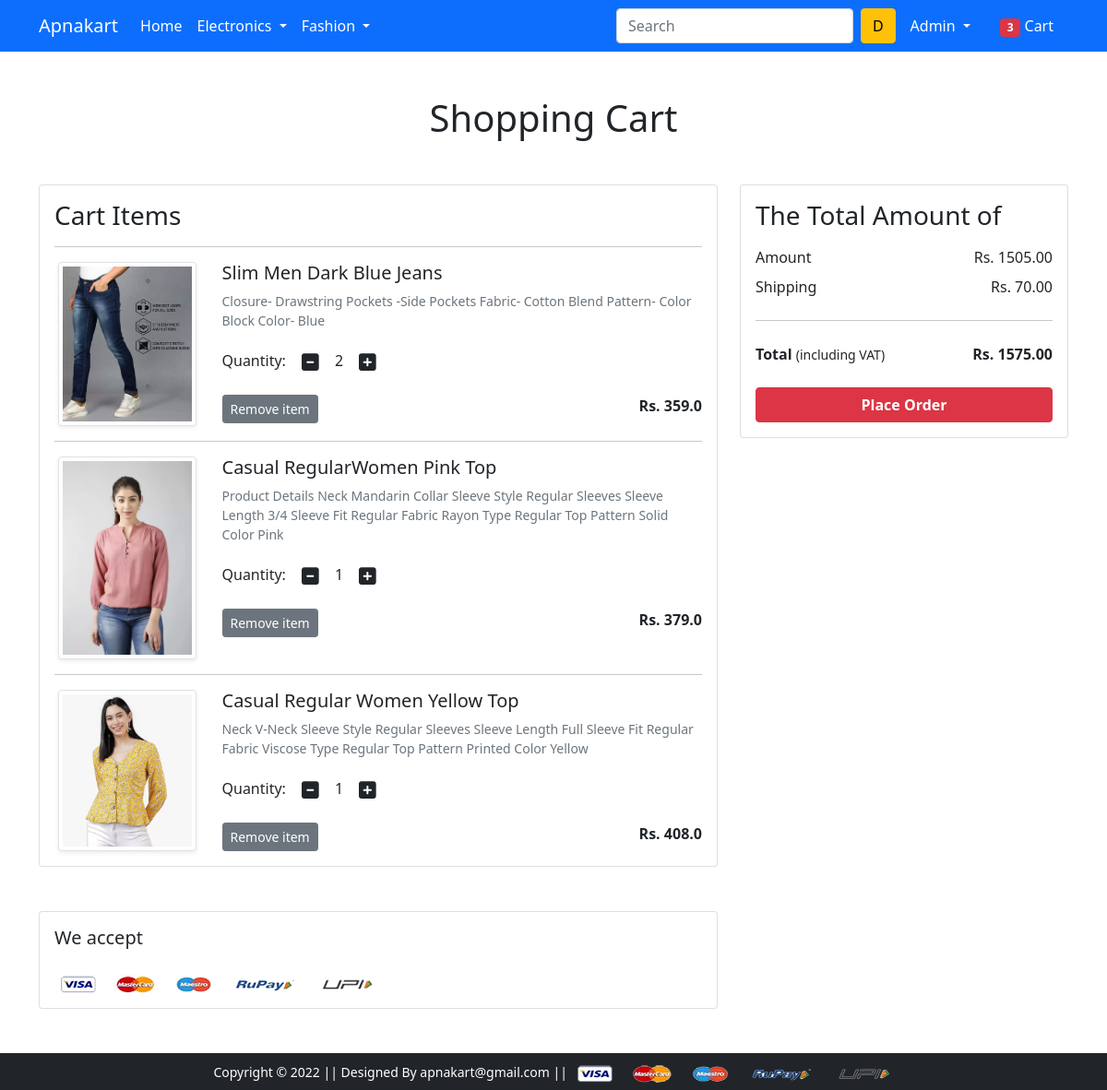
The app's page /cart/ (signed in) with its own data.
### app/models.py (models this page shows, shortened)
class Cart(models.Model):
 user = models.ForeignKey(User, on_delete=models.CASCADE)
 product = models.ForeignKey(Product, on_delete=models.CASCADE)
 quantity = models.PositiveIntegerField(default=1)
 def __str__(self):
  return str(self.id)

class Product(models.Model):
 title = models.CharField(max_length=100)
 selling_price = models.FloatField()
 discounted_price = models.FloatField()
 description = models.TextField()
 brand = models.CharField(max_length=100)
 category = models.CharField( choices=CATEGORY_CHOICES, max_length=2)
 product_image = models.ImageField(upload_to='productimg')

### app/views.py (the view)
# urls.py: path('cart/', views.show_cart, name='showcart'),
@login_required
def show_cart(request):
	totalitem = 0
	if request.user.is_authenticated:
		totalitem = len(Cart.objects.filter(user=request.user))
		user = request.user
		cart = Cart.objects.filter(user=user)
		amount = 0.0
		shipping_amount = 70.0
		totalamount=0.0
		cart_product = [p for p in Cart.objects.all() if p.user == request.user]
		print(cart_product)
		if cart_product:
			for p in cart_product:
				tempamount = (p.quantity * p.product.discounted_price)
				amount += tempamount
			totalamount = amount+shipping_amount
			return render(request, 'app/addtocart.html', {'carts':cart, 'amount':amount, 'totalamount':totalamount, 'totalitem':totalitem})
		else:
			return render(request, 'app/emptycart.html', {'totalitem':totalitem})
	else:
		return render(request, 'app/emptycart.html', {'totalitem':totalitem})

### app/templates/app/addtocart.html (shortened to what this page needs)
{% extends 'app/base.html' %}
{% load static %}
{% block main-content %}
<div class="container my-5">
 <div class="row">
  <h1 class="text-center mb-5">Shopping Cart</h1>
  <div class="col-sm-8">
  <div class="card">
   <div class="card-body">
    <h3>Cart Items</h3>
    {% for cart in carts %}
    <hr>
    <div class="row">
     <div class="col-sm-3 text-center align-self-center"><img src="{{cart.product.product_image.url}}" alt="" srcset="" class="img-fluid img-thumbnail shadow-sm" height="150" width="150"> </div>
     <div class="col-sm-9">
      <div>
       <h5>{{cart.product.title}}</h5>
       <p class="mb-2 text-muted small">{{cart.product.description}}</p>
       <div class="my-3">
        <label for="quantity">Quantity:</label>
        <a class="minus-cart btn" pid="{{cart.product.id}}"><i class="fas fa-minus-square fa-lg"></i></a>
          <span id="quantity">{{cart.quantity}}</span>
        <a class="plus-cart btn" pid="{{cart.product.id}}"><i class="fas fa-plus-square fa-lg"></i></a>
       </div>
       <div class="d-flex justify-content-between">
        <a class="btn btn-sm btn-secondary mr-3 remove-cart" pid={{cart.product.id}}>Remove item </a>
        <p class="mb-0"><span><strong>Rs. {{cart.product.discounted_price}}</strong></span></p>
       </div>
      </div>
     </div>
    </div>
    {% endfor %}
   </div>
   </div>
  </div>
  <div class="col-sm-4">
   <div class="card">
    <div class="card-body">
      <h3>The Total Amount of</h3>
      <ul class="list-group">
       <li class="list-group-item d-flex justify-content-between align-items-center border-0 px-0 pb-0">Amount<span>Rs. <span id="amount">{{amount|floatformat:2}}</span> </span></li>
       <li class="list-group-item d-flex justify-content-between align-items-center border-0 px-0">Shipping<span>Rs. 70.00</span></li>
       <hr>
       <li class="list-group-item d-flex justify-content-between align-items-center border-0 px-0 mb-3">
        <div>
           <strong>Total</strong> <small>(including VAT)</small>
         </div>
         <span><strong>Rs. </strong><strong id="totalamount"> {{totalamount|floatformat:2}}</strong></span>
       </li>
      </ul>
      <div class="d-grid"><a href="{% url 'checkout' %}" class="btn btn-danger fw-bold">Place Order</a></div>
    </div>
   </div>
  </div>
 </div>
</div>
<div class="container">
 <div class="row">
  <div class="col-sm-8">
   <div class="card">
    <div class="card-body">
      <h5 class="mb-4">We accept</h5>
      <img src="{% static 'app/images/payment.png' %}" alt="" class="img-fluid">
    </div>
  </div>
  </div>
 </div>
</div>
{% endblock main-content %}

### app/templates/app/base.html (shortened to what this page needs)
<!doctype html>
{% load static %}
<html lang="en">
  <head>
    <link href="https://cdn.jsdelivr.net/npm/bootstrap@5.0.0-beta1/dist/css/bootstrap.min.css" rel="stylesheet">
    <link rel="stylesheet" href="{% static 'app/css/owl.carousel.min.css' %}">
    <link rel="stylesheet" href="{% static 'app/css/all.min.css' %}">
    <link rel="stylesheet" href="{% static 'app/css/style.css' %}">
  </head>
  <body>
    <nav class="navbar navbar-expand-lg navbar-dark bg-primary" >
     <div class="container ">
       <a class="navbar-brand" href="/">Apnakart</a>
       <div class="collapse navbar-collapse" id="navbarSupportedContent">
         <ul class="navbar-nav me-auto mb-2 mb-lg-0">
           <li class="nav-item">
             <a class="nav-link active" aria-current="page" href="/">Home</a>
           </li>
           <li class="nav-item dropdown">
             <a class="nav-link dropdown-toggle text-white" href="#" id="electronicsDropdown" role="button" data-bs-toggle="dropdown" aria-expanded="false">
               Electronics
             </a>
           </li>
           <li class="nav-item dropdown">
             <a class="nav-link dropdown-toggle text-white" href="#" id="fashionDropdown" role="button" data-bs-toggle="dropdown" aria-expanded="false">
               Fashion
             </a>
           </li>
         </ul>
         <form class="d-flex">
           <input class="form-control me-2" type="search" placeholder="Search" aria-label="Search">
           <button class="btn btn-warning" type="submit">D</button>
         </form>
         <div>
          <ul class="navbar-nav me-auto mb-2 mb-lg-0">
          {% if request.user.is_authenticated %}
           <li class="nav-item dropdown mx-2">
              <a class="nav-link dropdown-toggle text-white" href="#" id="profileDropdown" role="button" data-bs-toggle="dropdown" aria-expanded="false">
                {{request.user.username|capfirst}}
              </a>
            </li>
            <li class="nav-item mx-2">
              <a href="{% url 'showcart' %}" class="nav-link text-white"><span class="badge bg-danger">{{totalitem}}</span> Cart </a>
            </li>
            {% endif %}
          </ul>
         </div>
       </div>
     </div>
    </nav>
    {% block main-content %} {% endblock main-content %}
    <footer class="container-fluid bg-dark text-center p-2 mt-5">
        <small class="text-white">Copyright &copy; 2022 || Designed By apnakart@gmail.com || </small>
        <img src="{% static 'app/images/payment.png' %}" alt="" srcset="" class="img-fluid" height="2px">
    </footer>
  </body>
</html>

### records on screen
Cart: product.product_image (picture), product "Slim Men Dark Blue Jeans", product.description "Closure- Drawstring Pockets -Side Pockets Fabric- Cotton Blend Pattern- Color Block Color- Blue", quantity "2", product.discounted_price "359.0"
Cart: product.product_image (picture), product "Casual RegularWomen Pink Top", product.description "Product Details Neck Mandarin Collar Sleeve Style Regular Sleeves Sleeve Length 3/4 Sleeve Fit Regular Fabric Rayon Type Regular Top Pattern Solid Color Pink", quantity "1", product.discounted_price "379.0"
Cart: product.product_image (picture), product "Casual Regular Women Yellow Top", product.description "Neck V-Neck Sleeve Style Regular Sleeves Sleeve Length Full Sleeve Fit Regular Fabric Viscose Type Regular Top Pattern Printed Color Yellow", quantity "1", product.discounted_price "408.0"

### other values on screen
{{ request.user.username|capfirst }} "Admin"
{{ totalitem }} "3"
{{ amount|floatformat:2 }} "1505.00"
{{ totalamount|floatformat:2 }} "1575.00"
